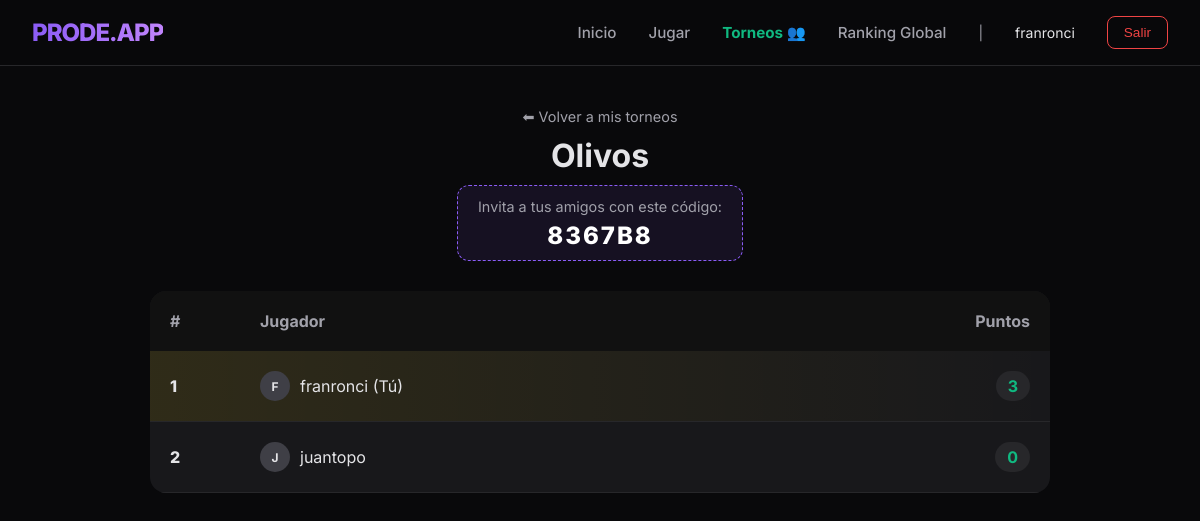
/torneos/1/ (signed in), run on the app's committed database.
### core/models.py (models this page shows, shortened)
class Torneo(models.Model):
    nombre = models.CharField(max_length=100)
    codigo = models.CharField(max_length=10, unique=True, editable=False)
    participantes = models.ManyToManyField(User, related_name='torneos_participados')
    creador = models.ForeignKey(User, on_delete=models.CASCADE, related_name='torneos_creados')

class PerfilEmpleado(models.Model):
    usuario = models.OneToOneField(User, on_delete=models.CASCADE)
    empresa = models.ForeignKey(Empresa, on_delete=models.CASCADE)
    puntos_totales = models.IntegerField(default=0)

### core/views.py (the view)
# urls.py: path('torneos/<int:torneo_id>/', views.detalle_torneo, name='detalle_torneo'),
@login_required
def detalle_torneo(request, torneo_id):
    torneo = Torneo.objects.get(id=torneo_id)
    if request.user not in torneo.participantes.all():
        return redirect('mis_torneos')
    participantes_ids = torneo.participantes.values_list('id', flat=True)
    perfiles = PerfilEmpleado.objects.filter(usuario__id__in=participantes_ids).order_by('-puntos_totales')
    return render(request, 'detalle_torneo.html', {'torneo': torneo, 'perfiles': perfiles})

### templates/detalle_torneo.html (shortened to what this page needs)
{% extends 'base.html' %}
{% block content %}
<div style="text-align: center; margin-bottom: 30px;">
    <a href="{% url 'mis_torneos' %}" style="color: var(--text-muted); font-size: 0.9rem;">⬅ Volver a mis torneos</a>
    <h1 style="margin: 10px 0;">{{ torneo.nombre }}</h1>
    <div style="background: rgba(139, 92, 246, 0.1); display: inline-block; padding: 10px 20px; border-radius: 12px; border: 1px dashed var(--primary);">
        <span style="color: var(--text-muted); font-size: 0.9rem;">Invita a tus amigos con este código:</span>
        <div style="font-size: 1.5rem; font-weight: 800; color: white; letter-spacing: 2px; margin-top: 5px;">
            {{ torneo.codigo }}
        </div>
    </div>
</div>
<table class="ranking-table">
    <thead>
        <tr>
            <th width="10%">#</th>
            <th>Jugador</th>
            <th style="text-align: right;">Puntos</th>
        </tr>
    </thead>
    <tbody>
        {% for perfil in perfiles %}
        <tr class="{% if forloop.counter == 1 %}rank-1{% endif %}">
            <td style="font-weight: 800;">{{ forloop.counter }}</td>
            <td>
                <div style="display: flex; align-items: center; gap: 10px;">
                    <div style="width: 30px; height: 30px; background: #3f3f46; border-radius: 50%; display: flex; align-items: center; justify-content: center; font-size: 12px; font-weight: bold;">
                        {{ perfil.usuario.username|slice:":1"|upper }}
                    </div>
                    {{ perfil.usuario.username }}
                    {% if perfil.usuario == request.user %} (Tú){% endif %}
                </div>
            </td>
            <td style="text-align: right;">
                <span class="points-bubble">{{ perfil.puntos_totales }}</span>
            </td>
        </tr>
        {% endfor %}
    </tbody>
</table>
{% endblock %}

### templates/base.html (shortened to what this page needs)
<!DOCTYPE html>
<html lang="es">
<head>
</head>
<body>
    <nav class="navbar">
        <a href="{% url 'home' %}" class="logo">PRODE.APP</a>
        <div class="nav-links">
            <a href="{% url 'home' %}" class="nav-item">Inicio</a>
            <a href="{% url 'prode' %}" class="nav-item">Jugar</a>
            <a href="{% url 'mis_torneos' %}" class="nav-item" style="color: var(--accent); font-weight: 700;">Torneos 👥</a>
            <a href="{% url 'ranking' %}" class="nav-item">Ranking Global</a>
            {% if user.is_authenticated %}
                <span style="font-size: 14px; color: var(--text-muted);">|</span>
                <span style="font-size: 14px;">{{ user.username }}</span>
                <form action="{% url 'logout' %}" method="post" style="display:inline;">
                    <button type="submit" class="btn-logout">Salir</button>
                </form>
            {% else %}
                <a href="{% url 'login' %}" class="btn-login">Ingresar</a>
            {% endif %}
        </div>
    </nav>
    <div class="container fade-in">
        {% block content %}
        {% endblock %}
    </div>
</body>
</html>

### templates/base.html (style rules this page uses)
:root { --bg-color: #09090b; --card-bg: #18181b; --card-border: #27272a; --text-main: #e4e4e7; --text-muted: #a1a1aa; --primary: #8b5cf6; --primary-glow: rgba(139, 92, 246, 0.4); --accent: #10b981; --accent-glow: rgba(16, 185, 129, 0.4); --danger: #ef4444; --radius: 16px; --transition: all 0.3s cubic-bezier(0.4, 0, 0.2, 1); }
body { font-family: 'Inter', sans-serif; background-color: var(--bg-color); color: var(--text-main); margin: 0; padding: 0; min-height: 100vh; overflow-x: hidden; }
a { text-decoration: none; color: inherit; transition: var(--transition); }
.fade-in { animation: fadeIn 0.6s ease-out forwards; }
.navbar { background: rgba(9, 9, 11, 0.85); backdrop-filter: blur(12px); border-bottom: 1px solid var(--card-border); padding: 1rem 2rem; display: flex; justify-content: space-between; align-items: center; position: sticky; top: 0; z-index: 100; }
.logo { font-weight: 800; font-size: 1.5rem; letter-spacing: -1px; background: linear-gradient(to right, var(--primary), #c084fc); background-clip: text; -webkit-background-clip: text; color: transparent; }
.nav-links { display: flex; gap: 2rem; align-items: center; }
.nav-item { font-size: 0.95rem; font-weight: 500; color: var(--text-muted); position: relative; }
.nav-item::after { content: ''; position: absolute; width: 0; height: 2px; bottom: -4px; left: 0; background-color: var(--primary); transition: var(--transition); }
.btn-logout { background: transparent; border: 1px solid var(--danger); color: var(--danger); padding: 0.5rem 1rem; border-radius: 8px; cursor: pointer; font-size: 0.85rem; transition: var(--transition); }
.container { max-width: 900px; margin: 40px auto; padding: 0 20px; }

### templates/detalle_torneo.html (style rules this page uses)
.ranking-table { width: 100%; border-collapse: collapse; background-color: var(--card-bg); border-radius: 16px; overflow: hidden; }
.ranking-table th { background-color: #111; color: var(--text-muted); padding: 20px; text-align: left; }
.ranking-table td { padding: 20px; border-bottom: 1px solid var(--card-border); color: var(--text-main); }
.rank-1 { background: linear-gradient(90deg, rgba(255, 215, 0, 0.1), transparent); }
.points-bubble { background-color: #27272a; color: var(--accent); padding: 5px 12px; border-radius: 50px; font-weight: bold; }

### data on the page
Torneo: nombre "Olivos", codigo "8367B8"
PerfilEmpleado: usuario.username "F", usuario.username "franronci", shows "(Tú)", puntos_totales "3"
PerfilEmpleado: usuario.username "J", usuario.username "juantopo", puntos_totales "0"

### other printed values
{{ user.username }} "franronci"
